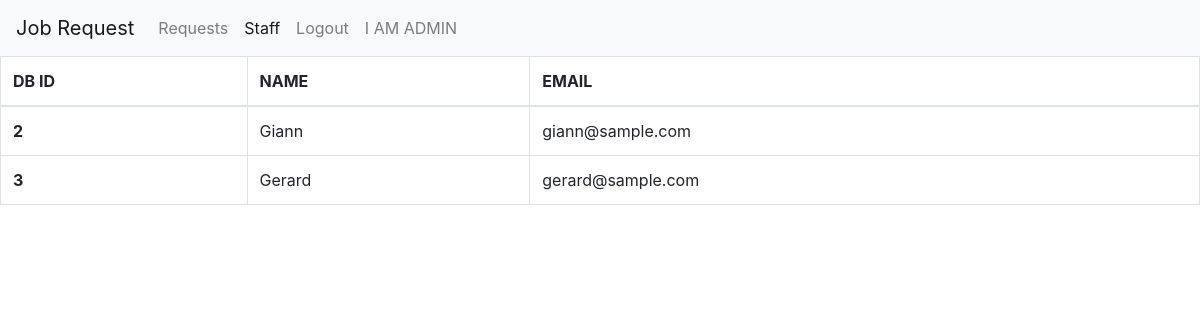
The app's page /admin/staff.php (signed in) with its own data.
### tables this page shows
CREATE TABLE `users` (
  `id` int(11) NOT NULL,
  `name` varchar(100) NOT NULL,
  `email` varchar(100) NOT NULL,
  `password` varchar(100) NOT NULL,
  `role` varchar(100) NOT NULL
);

### admin/staff.php (the view, shortened to what this page needs)
<?php
include 'config.php';
?>
<!DOCTYPE html>
<html lang="en">
<head>
    <link rel="stylesheet" href="https://cdn.jsdelivr.net/npm/bootstrap@4.0.0/dist/css/bootstrap.min.css">
</head>
<body>
    <nav class="navbar navbar-expand-lg navbar-light bg-light">
        <a class="navbar-brand" href="index.php">Job Request</a>
        <div class="collapse navbar-collapse" id="navbarNavAltMarkup">
            <div class="navbar-nav">
                <a class="nav-item nav-link" href="admindashboard.php">Requests</a>
                <a class="nav-item nav-link active" href="#">Staff</a>
                <a class="nav-item nav-link" href="logout.php">Logout</a>
                <a class="nav-item nav-link" style="pointer-events:none"> <?php echo $_SESSION["NAME"]; ?></a>
            </div>
        </div>
    </nav>
    <table class="table table-bordered table-hover table-responsive-xl">
        <thead>
            <tr>
                <th scope="col">DB ID</th>
                <th scope="col">NAME</th>
                <th scope="col">EMAIL</th>
            </tr>
        </thead>
        <tbody>
            <?php
            $sql = "SELECT * from users";
            $sqlQuery = mysqli_query($con, $sql);
            if ($sqlQuery) {
                $num = 0;
                while ($row = mysqli_fetch_assoc($sqlQuery)) {
                    $num++;
                    $name = $row['name'];
                    $email = $row['email'];
                    $role = $row['role'];
                    if ($role == "UITC staff") {
                        echo '
                        <tr data-href = "hello.html">
                          <th scope="row">' . $num . '</th>
                          <td>' . $name . '</td>
                          <td>' . $email . '</td>
                        ';
                    }
                }
            }
            ?>
        </tbody>
    </table>
</body>
</html>

### records on screen
users: name "Giann", email "giann@sample.com"
users: name "Gerard", email "gerard@sample.com"

### other values on screen
$_SESSION["NAME"] "I AM ADMIN"
